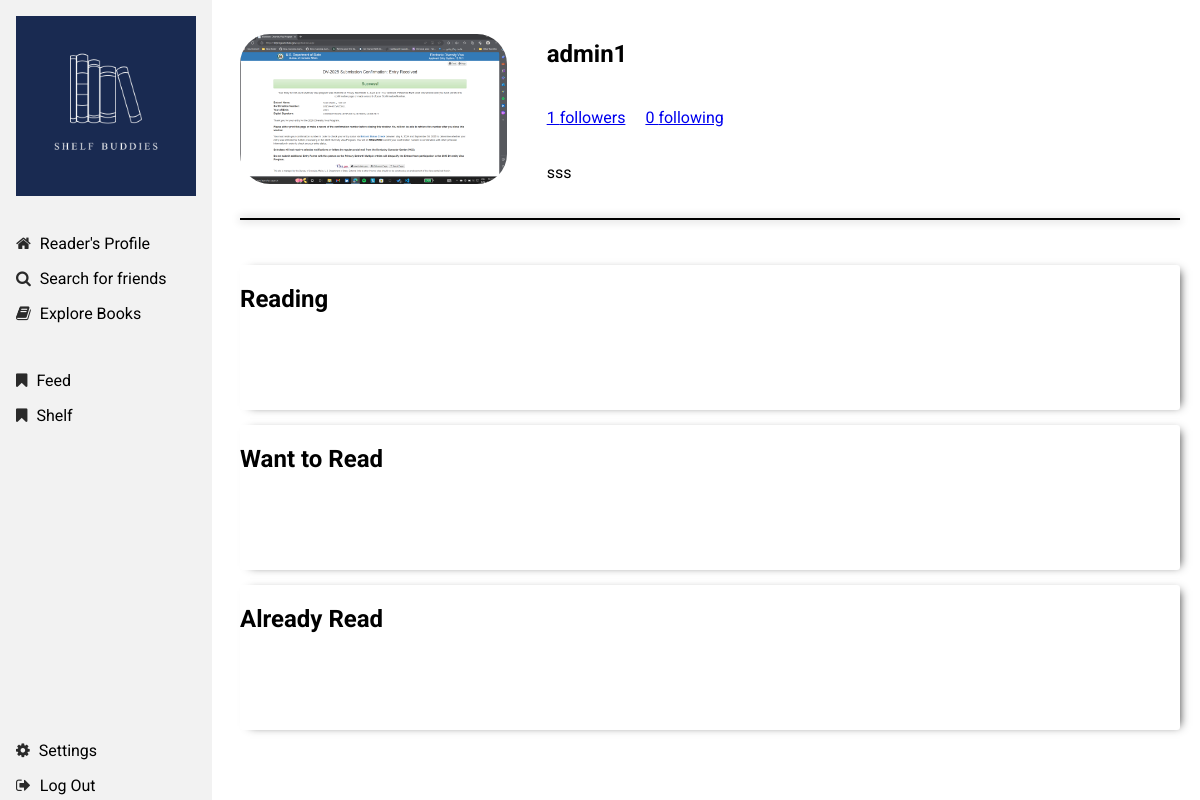
/profile/admin1/, run on an earlier commit of the app's database.
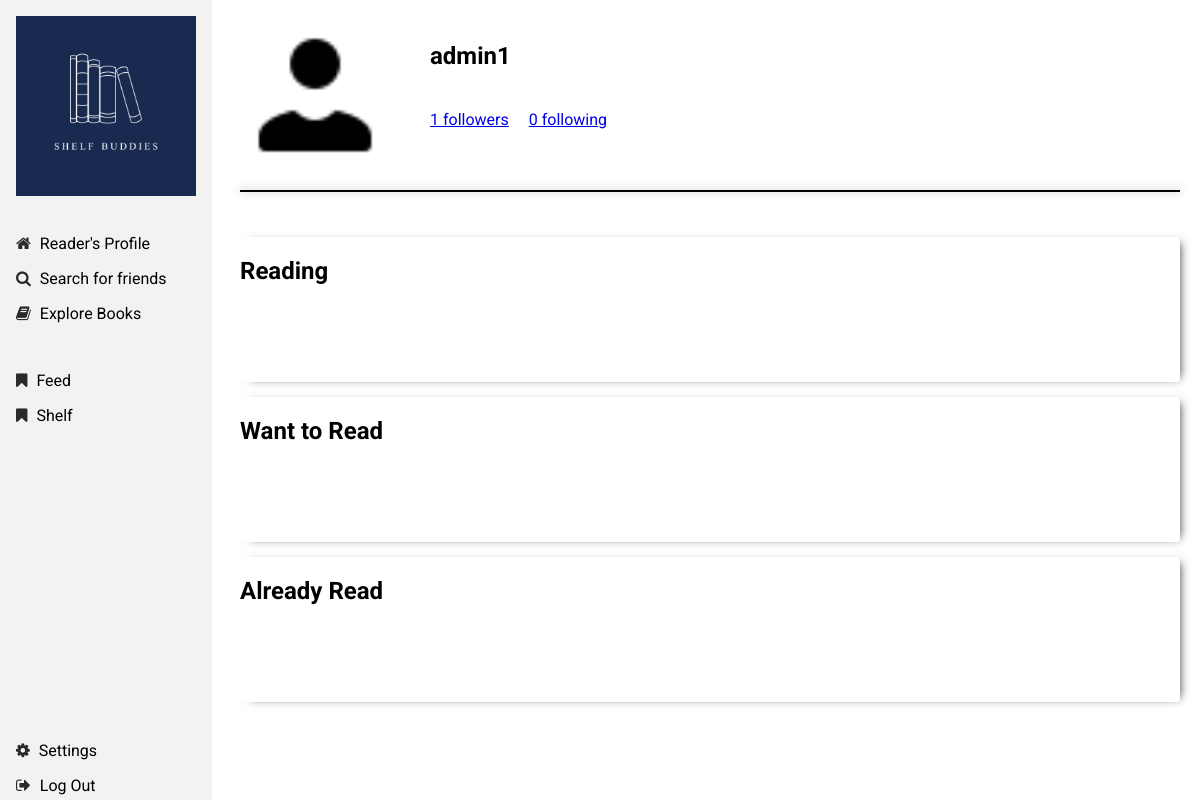
And on a later commit of the database.
### authorization/models.py (models this page shows)
class Userprofile(models.Model):
    user = models.OneToOneField(User, on_delete=models.CASCADE, related_name='profile')
    profile_image = models.ImageField(blank=True, default='image.png')
    profile_bio = models.TextField(max_length=255, blank=True)
    followers = models.ManyToManyField(User, related_name='followed_by', blank=True)
    following = models.ManyToManyField(User, related_name='following', blank=True)

### authorization/views.py (the view)
# urls.py: path('profile/<str:username>/', profile_view, name='profile'),
def profile_view(request, username):
    user = get_object_or_404(User, username=username)
    profile, created = Userprofile.objects.get_or_create(user=user)
    if created:
        profile.followers_count = 0
        profile.save()
    reading_books = Books.objects.filter(user_bookmark__user=user, user_bookmark__reading_status='CURRENTLY_READING')
    want_to_read_books = Books.objects.filter(user_bookmark__user=user, user_bookmark__reading_status='WANT_TO_READ')
    already_read_books = Books.objects.filter(user_bookmark__user=user, user_bookmark__reading_status='ALREADY_READ')
    context = {
        'profile': profile,
        'reading_books': reading_books,
        'want_to_read_books': want_to_read_books,
        'already_read_books': already_read_books,
    }
    return render(request, 'user_profile2.html', context)

### templates/user_profile2.html (shortened to what this page needs)
{% load static %}
<!DOCTYPE html>
<html>
<head>
    <link rel="stylesheet" href="https://cdnjs.cloudflare.com/ajax/libs/font-awesome/4.7.0/css/font-awesome.min.css">
</head>
<body>
    {% include 'sidebar.html' %}
    <div class="profile">
        <div class="profile-top" style="display: flex; align-items: center;">
            {% if profile.profile_image %}
                <img src="{{ profile.profile_image.url }}" alt="User">
            {% else %}
                <img src="{% static 'images/image.png' %}" alt="User">
            {% endif %}
            <div style="display: flex; flex-direction: column;">
                <div class="user-info" style="margin-left: 20px;">
                    <h2>{{ profile.user.username }}</h2>
                </div>
                <div class="profile-bottom" style="margin-left: 20px;">
                    <a style="margin-right: 20px;" id="followersLink" href="{% url 'followers' profile.user.username %}" >{{ profile.followers.count }} followers</a>
                    <a id="followingLink" href="{% url 'following' profile.user.username %}" id="followingLink">{{ profile.following.count }} following</a>
                </div>
                <div style="margin-left:20px; margin-top: 20px;" class="bio-sec">
                    {% if profile.profile_bio %}
                        <p>{{ profile.profile_bio }}</p>
                    {% else %}
                        <br>
                    {% endif %}
                </div>
            </div>
        </div>
        <div class="line"></div>
        <div class="book-list-sec" style="margin-top: 45px;">
            <div class="book-list">
                <h2 style="margin-bottom: 10px;">Reading</h2>
            </div>
            <div class="book-list">
                <h2 style="margin-bottom: 10px;">Want to Read</h2>
            </div>
            <div class="book-list">
                <h2>Already Read</h2>
            </div>
        </div>
    </div>
</body>
</html>

### templates/sidebar.html (shortened to what this page needs)
<div class="navbar">
    <div>
        <img src="/static/images/logo.png" alt="Logo">
        <br><br>
        <a href="{% url 'profile' request.user.username %}"><i class="fa fa-home"></i> Reader's Profile</a>
        <a id="search-link" href="#"><i class="fa fa-search"></i> Search for friends</a>
        <a href="{% url 'search_books' %}"><i class="fa fa-book"></i> Explore Books </a>
    </div>
    <div class="middle">
        <a href="{% url 'feed_view' %}"><i class="fa fa-bookmark"></i> Feed </a>
        <a href="{% url 'shelf' %}"><i class="fa fa-bookmark"></i> Shelf </a>
    </div>
    <div class="bottom">
        <a class="primary" onclick="window.dialog.showModal();" id='settingslink' href="#"><i class="fa fa-cog"></i> Settings</a>
        <a href="{% url 'logout' %}"><i class="fa fa-sign-out"></i> Log Out</a>
    </div>
</div>

### templates/user_profile2.html (style rules this page uses)
.profile { margin-left: 15%; padding: 20px; padding-left: 5%; }
.profile-bottom { display: flex; justify-content: space-between; max-width: fit-content; margin-left: 60px; margin-top: 20px; }
.profile img { border-radius: 30px; margin-right: 20px; height: 150px; }
.user-info { display: flex; align-items: center; }
.book-list { border-radius: 3px; box-shadow: rgb(56, 56, 56) 5px 1px 9px -5px; margin-bottom: 15px; margin-top: 15px; height: 145px; width: 100%; overflow: auto; white-space: nowrap; }
.book-list-sec { justify-content: space-between; margin-bottom: 30px; margin-top: 30px; }
.line { width: 100%; height: 2px; background-color: black; margin: 20px 0; box-shadow: 0 0 10px 1px rgba(0, 0, 0, 0.2); }

### templates/sidebar.html (style rules this page uses)
body { margin: 0; height: 100vh; overflow: hidden; font-family: Roboto, sans-serif; }
.fa { margin-right: 5px; }
.fa-home { color: #2a2a2a; }
.fa-search { color: #2a2a2a; }
.fa-book { color: #2a2a2a; }
.fa-bookmark { color: #2a2a2a; }
.fa-cog { color: #2a2a2a; }
.fa-sign-out { color: #2a2a2a; }
.navbar { width: 15%; height: 100%; position: fixed; background-color: #f2f2f2; display: flex; flex-direction: column; justify-content: space-between; padding: 1em; }
.navbar div { display: flex; flex-direction: column; }
.navbar a { text-decoration: none; color: black; margin-bottom: 1em; }
.navbar .middle { margin-top: 2em; }
.navbar .bottom { margin-top: auto; margin-bottom: 5px; }

What changed in the data, as far as the page shows it:
no longer on this page (row edited): Userprofile: profile_image (picture), user.username "admin1", followers.count "1", following.count "0", profile_bio "sss"
now on this page (row edited): Userprofile: profile_image (picture), user.username "admin1", followers.count "1", following.count "0"
